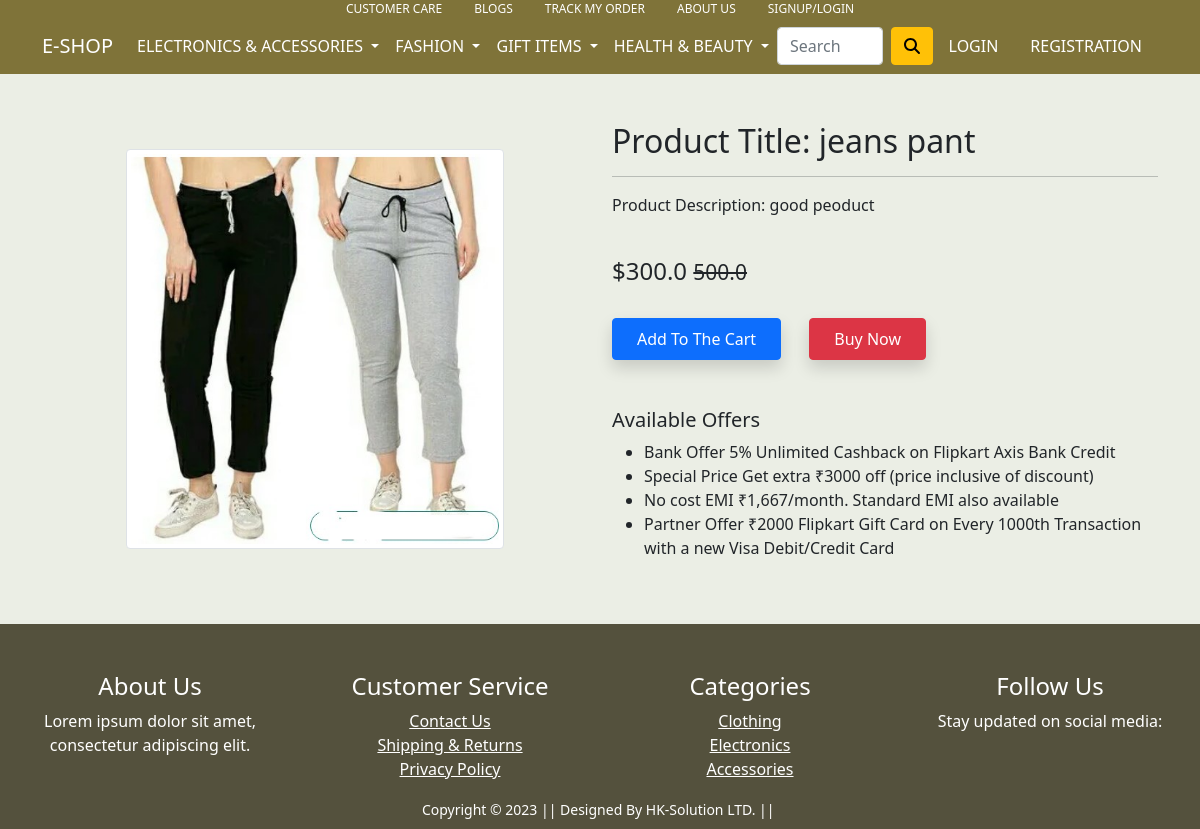
The app's page /product-detail/2/, older data.
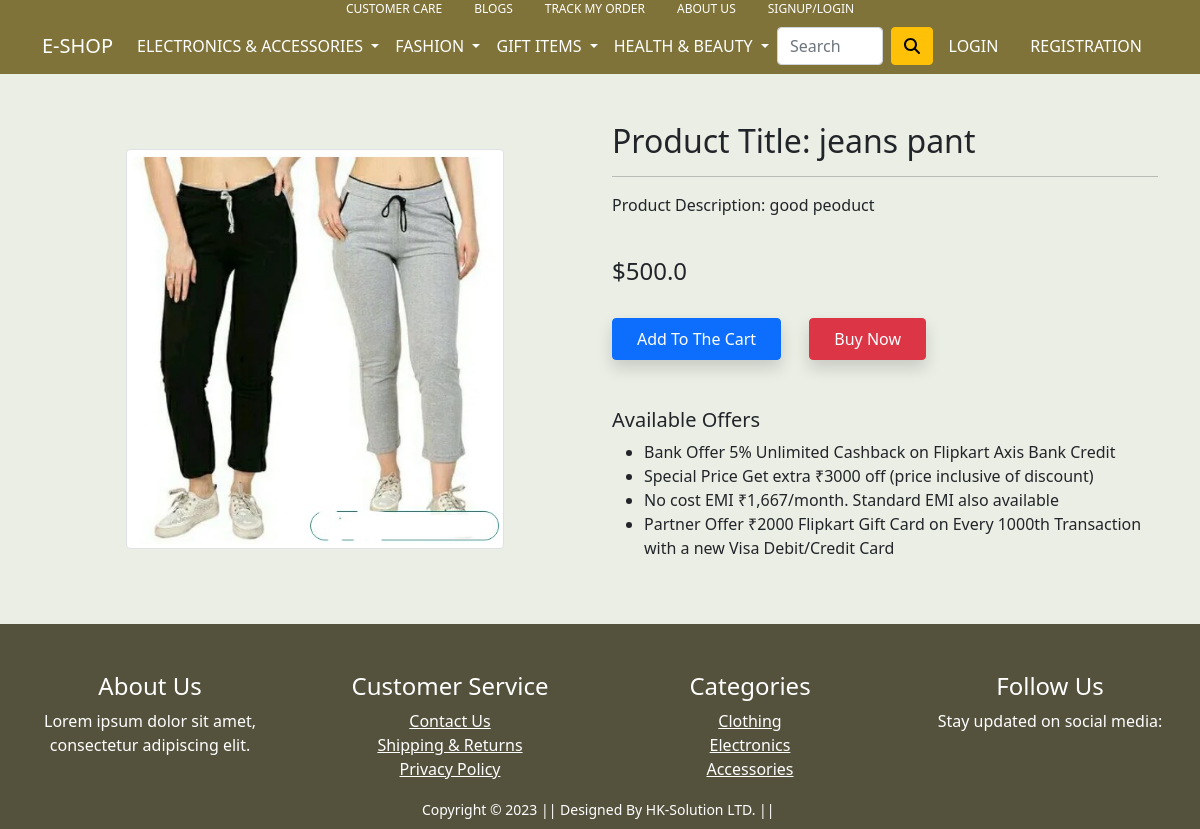
The same page, newer data.
### app/models.py (models this page shows, shortened)
class Product(models.Model):
    title=models.CharField(max_length=100)
    selling_price=models.FloatField()
    discounted_price=models.FloatField(null=True,blank=True)
    description=models.TextField()
    brand=models.ForeignKey(Brand,on_delete=models.DO_NOTHING,null=True,blank=True)
    category = models.ForeignKey(Category, on_delete=models.DO_NOTHING,null=True,blank=True)
    product_image=models.ImageField(upload_to="productimg")
    class Meta:
        ordering = ('title',)

### app/views.py (the view)
# urls.py: path('product-detail/<int:id>/', views.ProductDetailsView.as_view(), name='product-detail'),
class ProductDetailsView(View):
 def get(self,request,id):
  totalitem=0
  product=Product.objects.get(id=id)
  item_already_in_cart=False
  if request.user.is_authenticated:
   item_already_in_cart=cart.objects.filter(product=product.id,user=request.user.id)
   return render(request,'app/productdetail.html',{"product":product,"item_already_in_cart":item_already_in_cart,"totalitem":totalitem})
  else:
    return render(request,'app/productdetail.html',{"product":product,"totalitem":totalitem})

### app/templatetags/custom_filters.py (called while the page is built)
@register.simple_tag
def my_custom_tag():
    fashion=Category.objects.filter(parent=7)
    health_beauty=Category.objects.filter(parent=5)
    gift=Category.objects.filter(parent=6)
    electronics=Category.objects.filter(parent=4)
    categorylist={"fashion":fashion,"health_beauty":health_beauty,"gift":gift,"electronics":electronics}
    return categorylist

### app/templates/app/productdetail.html (shortened to what this page needs)
{% extends 'app/base.html' %}
{% load static %}
{% block main-content %}
<div class="container my-5">
 <div class="row">
  <div class="col-sm-6 text-center align-self-start align-self-lg-center">
   <div>
    <img src="{{ product.product_image.url }}" alt="" class="img-fluid img-thumbnail" style="height:400px">
   </div>
  </div>
  <div class="col-sm-6">
   <h2>Product Title: {{product.title}}</h2>
   <hr>
   <p>Product Description: {{product.description}}</p> <br>
   {% if  product.discounted_price %}
   <h4>${{product.discounted_price}} <small class="fw-light text-decoration-line-through"> {{product.selling_price}}</small></h4> <br>
   {% else %}
   <h4>${{product.selling_price}}</h4> <br>
   {% endif %}
   {% if not request.user.is_authenticated %}
    <form action="/cart" method="get" class="d-inline">
    <button type="submit" class="btn btn-primary shadow px-4 py-2">Add To The Cart</button>
   </form>
   {% endif %}
   <a href="{% url 'buy-now' %}" class="btn btn-danger shadow px-2 px-md-4 py-2 ms-4">Buy Now</a>
   <h5 class="mt-5">Available Offers</h5>
   <ul>
    <li>Bank Offer 5% Unlimited Cashback on Flipkart Axis Bank Credit</li>
    <li>Special Price Get extra ₹3000 off (price inclusive of discount)</li>
    <li>No cost EMI ₹1,667/month. Standard EMI also available</li>
    <li>Partner Offer ₹2000 Flipkart Gift Card on Every 1000th Transaction with a new Visa Debit/Credit Card</li>
   </ul>
  </div>
 </div>
</div>
{% endblock main-content %}

Row changes from the older to the newer data that the page shows:
changed Product "jeans pant": discounted_price "300.0" → (not shown)
